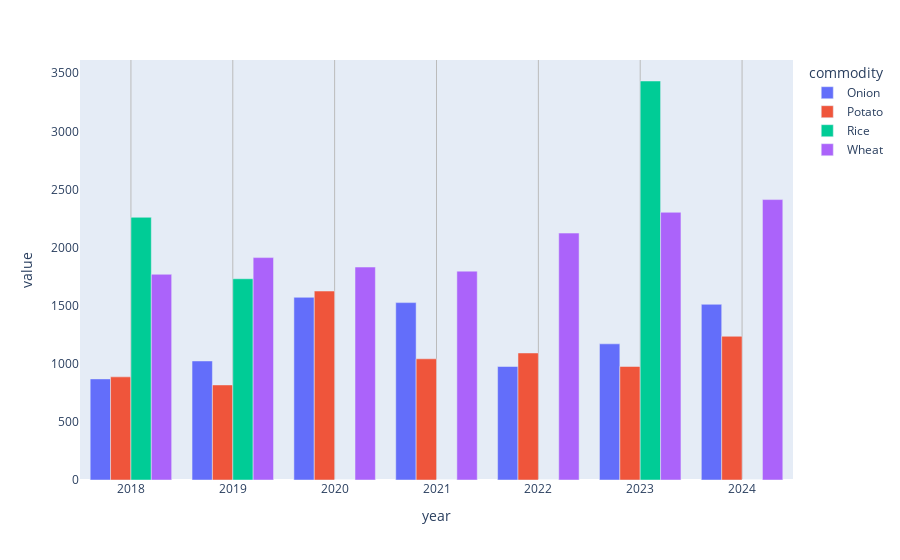

The code cell stored with this chart in its notebook:
### Code cell
# Pivot the DataFrame to create separate columns for each district
mp_pivoted_df = mp_yearly_district.pivot_table(
    index="year", columns="commodity", values="modal_rs_quintal", fill_value=0
)

# Create the grouped bar chart
fig = px.bar(
    data_frame=mp_pivoted_df,
    barmode="group",
)
fig.update_layout(
    xaxis_showgrid=True,  # Add grid lines on the x-axis
    yaxis_showgrid=False
)

# Optionally, customize grid line appearance
fig.update_layout(
    xaxis_gridcolor="#bbbbbb",  # Set grid line color for x-axis
)
fig.show()

### Figure 1 — Plotly figure (JSON) as saved in the notebook; plotly's stock layout.template omitted (floating-point values rounded to 4 significant figures)
{"data": [{"alignmentgroup": "True", "hovertemplate": "commodity=Onion<br>year=%{x}<br>value=%{y}<extra></extra>", "legendgroup": "Onion", "marker": {"color": "#636efa", "pattern": {"shape": ""}}, "name": "Onion", "offsetgroup": "Onion", "orientation": "v", "showlegend": true, "textposition": "auto", "type": "bar", "x": [2018, 2019, 2020, 2021, 2022, 2023, 2024], "xaxis": "x", "y": [870.0, 1024.0, 1572.0, 1526.0, 976.7, 1172.0, 1512.0], "yaxis": "y"}, {"alignmentgroup": "True", "hovertemplate": "commodity=Potato<br>year=%{x}<br>value=%{y}<extra></extra>", "legendgroup": "Potato", "marker": {"color": "#EF553B", "pattern": {"shape": ""}}, "name": "Potato", "offsetgroup": "Potato", "orientation": "v", "showlegend": true, "textposition": "auto", "type": "bar", "x": [2018, 2019, 2020, 2021, 2022, 2023, 2024], "xaxis": "x", "y": [887.6, 818.0, 1626.0, 1043.0, 1093.0, 977.0, 1237.0], "yaxis": "y"}, {"alignmentgroup": "True", "hovertemplate": "commodity=Rice<br>year=%{x}<br>value=%{y}<extra></extra>", "legendgroup": "Rice", "marker": {"color": "#00cc96", "pattern": {"shape": ""}}, "name": "Rice", "offsetgroup": "Rice", "orientation": "v", "showlegend": true, "textposition": "auto", "type": "bar", "x": [2018, 2019, 2020, 2021, 2022, 2023, 2024], "xaxis": "x", "y": [2261.0, 1732.0, 0, 0, 0, 3434.0, 0], "yaxis": "y"}, {"alignmentgroup": "True", "hovertemplate": "commodity=Wheat<br>year=%{x}<br>value=%{y}<extra></extra>", "legendgroup": "Wheat", "marker": {"color": "#ab63fa", "pattern": {"shape": ""}}, "name": "Wheat", "offsetgroup": "Wheat", "orientation": "v", "showlegend": true, "textposition": "auto", "type": "bar", "x": [2018, 2019, 2020, 2021, 2022, 2023, 2024], "xaxis": "x", "y": [1770.0, 1914.0, 1833.0, 1797.0, 2125.0, 2304.0, 2413.0], "yaxis": "y"}], "layout": {"barmode": "group", "legend": {"title": {"text": "commodity"}, "tracegroupgap": 0}, "margin": {"t": 60}, "xaxis": {"anchor": "y", "domain": [0, 1], "gridcolor": "#bbbbbb", "showgrid": true, "title": {"text": "year"}}, "yaxis": {"anchor": "x", "domain": [0, 1], "showgrid": false, "title": {"text": "value"}}}}
